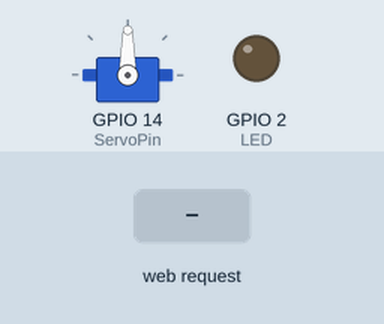
Recording of a sketch running on a simulated ESP8266 (NodeMCU). Parts: servo, output pins drawn as LEDs (lit = HIGH). The inputs (shaded band) are chosen by the test bench. WiFi joins after 1.5 s; servers stay silent unless stated; what the sketch prints to the serial monitor is not drawn.

Above: at 3.7 s.
3.8 s: HTTP request GET /setPOS received
At 4.5 s:
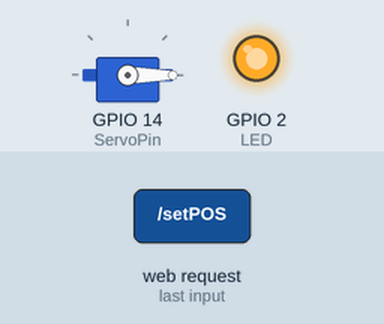
5.3 s: HTTP request GET /setPOS?servoPOS=120 received
At 5.7 s:
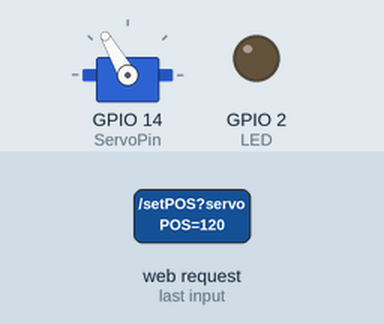
6.8 s: HTTP request GET /setPOS?servoPOS=0 received
At 8.0 s:
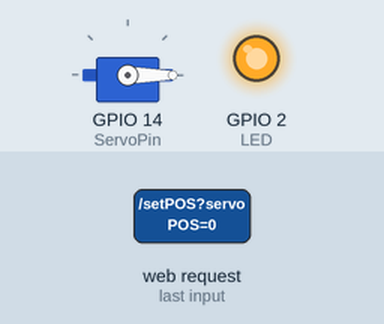
Timing chart, 0 to 9.8 s (numbered marks = the images above; inputs shaded):
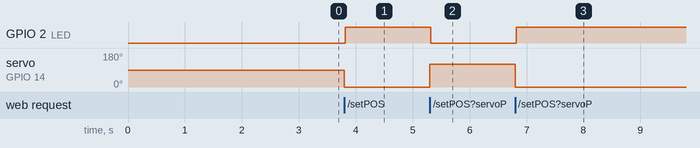

Measured:
- after the input at 3.8 s, GPIO 2 (LED): LOW → HIGH at once; servo on GPIO 14 (ServoPin): 90° → 0° at once
- after the input at 5.3 s, GPIO 2 (LED): HIGH → LOW at once; servo on GPIO 14 (ServoPin): 0° → 120° at once
- after the input at 6.8 s, GPIO 2 (LED): LOW → HIGH at once; servo on GPIO 14 (ServoPin): 120° → 0° at once

The sketch:

servo.ino
```cpp
/*
 * ESP8266 Servo Motor Control With Web Server
 */

#include <ESP8266WiFi.h>
#include <ESP8266WebServer.h>
#include <Servo.h>

#include "index.h";

#define LED 2
#define ServoPin 14   //D5 is GPIO14

//WiFi Connection configuration
const char *ssid = "ssid";
const char *password = "password";


Servo myservo;  // create servo object to control a servo
// twelve servo objects can be created on most boards

ESP8266WebServer server(80);

//================================================
void handleServo(){
  String POS = server.arg("servoPOS");
  int pos = POS.toInt();
  myservo.write(pos);   // tell servo to go to position
  delay(15);
  Serial.print("Servo Angle:");
  Serial.println(pos);
  digitalWrite(LED,!(digitalRead(LED))); //Toggle LED
  server.send(200, "text/plane","");
}

void handleRoot() {
 String s = MAIN_page; //Read HTML contents
 server.send(200, "text/html", s); //Send web page
}

//================================================
//            Setup
//================================================
void setup() {
  delay(1000);
  Serial.begin(115200);
  Serial.println();

  pinMode(LED,OUTPUT);
  myservo.attach(ServoPin); // attaches the servo on GIO2 to the servo object

  //Connect to wifi Network
  WiFi.begin(ssid, password);     //Connect to your WiFi router
  Serial.println("");

  // Wait for connection
  while (WiFi.status() != WL_CONNECTED) {
    delay(500);
    Serial.print(".");
  }

  //If connection successful show IP address in serial monitor
  Serial.println("");
  Serial.print("Connected to ");
  Serial.println(ssid);
  Serial.print("IP address: ");
  Serial.println(WiFi.localIP());  //IP address assigned to your ESP

  //Initialize Webserver
  server.on("/",handleRoot);
  server.on("/setPOS",handleServo); //Sets servo position from Web request
  server.begin();
}

//================================================
//     LOOP
//================================================
void loop() {
 server.handleClient();
}
//================================================
```

index.h
```cpp
const char MAIN_page[] PROGMEM = R"=====(
<!DOCTYPE html>
<html>
<head>
<title>ESP8266 Servo | Ezequiel</title>
<meta name="viewport" content="width=device-width, initial-scale=1">
</head>
<style>
.angle{
  width: 79px;
  height: 50px;
  position: absolute;
  vertical-align: middle;
  margin-top: 50px;
  margin-left: -114px;
  border: 0px none;
  background: rgba(0, 0, 0, 0) none repeat scroll 0% 0%;
  font: normal normal bold normal 20px Arial;
  text-align: center;
  color: rgb(34, 34, 34);
  padding: 0px;
}

.spd{
  width: 79px;
  height: 50px;
  position: absolute;
  vertical-align: middle;
  margin-top: 50px;
  margin-left: -114px;
  border: 0px none;
  background: rgba(0, 0, 0, 0) none repeat scroll 0% 0%;
  font: normal normal bold normal 50px Arial;
  text-align: center;
  color: rgb(34, 34, 34);
  padding: 0px;
}

.imageDiv{
    padding: 5%;
 }

.flx{
  display: flex;
}

</style>
<body>
<div style="width:100%;">
<div style="width:50%;  margin: 0 auto;">
  <h3>Servo ESP8266 Controller - Web server</h3>
  <h4>ESP8266 Servo Motor Control</h4>
</div>
</div>

<div style="width: 50%; margin: 0 auto;" class="flx">
  <svg viewBox="0 0 500 500" width="250" height="250" id="mySVG" style="background:#fff; border: 1px solid black">
  <path fill="none" stroke="#30D8D9"  stroke-width="50" d="M 376.79805300444093 404.6682053761632 A 200 200 0 1 0 121.44247806269212 403.2088886237956"></path>
  <path id="arc1" fill="none" stroke="#00A8A9" stroke-width="50" style="stroke-linecap: round;"/>
  <text x="230" y="260" fill="#777" id="angle" class="spd">0</text>
  <text x="200" y="300" fill="#777" class="angle">Servo Angle</text>
  </svg>
</div>

<script>
function sendData(pos) {
  var xhttp = new XMLHttpRequest();
  xhttp.onreadystatechange = function() {
    if (this.readyState == 4 && this.status == 200) {
      console.log(this.responseText);
    }
  };
  xhttp.open("GET", "setPOS?servoPOS="+pos, true);
  xhttp.send();
}

function polarToCartesian(centerX, centerY, radius, angleInDegrees) {
  var angleInRadians = (angleInDegrees-90) * Math.PI / 180.0;

  return {
    x: centerX + (radius * Math.cos(angleInRadians)),
    y: centerY + (radius * Math.sin(angleInRadians))
  };
}

function describeArc(x, y, radius, startAngle, endAngle){

    var start = polarToCartesian(x, y, radius, endAngle);
    var end = polarToCartesian(x, y, radius, startAngle);

    var largeArcFlag = endAngle - startAngle <= 180 ? "0" : "1";

    var d = [
        "M", start.x, start.y,
        "A", radius, radius, 0, largeArcFlag, 0, end.x, end.y
    ].join(" ");

    return d;
}

window.onload = function() {
  document.getElementById("arc1").setAttribute("d", describeArc(250, 250, 200, 220, 210));
};

var svg  = document.getElementById("mySVG");
    pt   = svg.createSVGPoint(),

svg.addEventListener('mousedown',function(evt){
  var loc = cursorPoint(evt);
  var degrees = Math.atan2(loc.x-250,loc.y-250)*180/Math.PI + 90;

  var offset = 220;

  degrees = (degrees + 90)
  degrees = degrees + offset;
  if(degrees > 360)
  {
    degrees = degrees - 360;
  }
  degrees = 360 - degrees;
  angle = degrees + offset;

  console.log(degrees, angle);

  if(degrees<281)
  {
    document.getElementById("arc1").setAttribute("d", describeArc(250, 250, 200, offset, angle));
    var servoAng = Math.round(((angle - 220)/280) * 100);
    document.getElementById("angle").innerHTML=servoAng;
    sendData(servoAng);
  }
});

// Get point in global SVG space
function cursorPoint(evt){
  pt.x = evt.clientX; pt.y = evt.clientY;
  return pt.matrixTransform(svg.getScreenCTM().inverse());
}

</script>

</body>
</html>
)=====";
```
